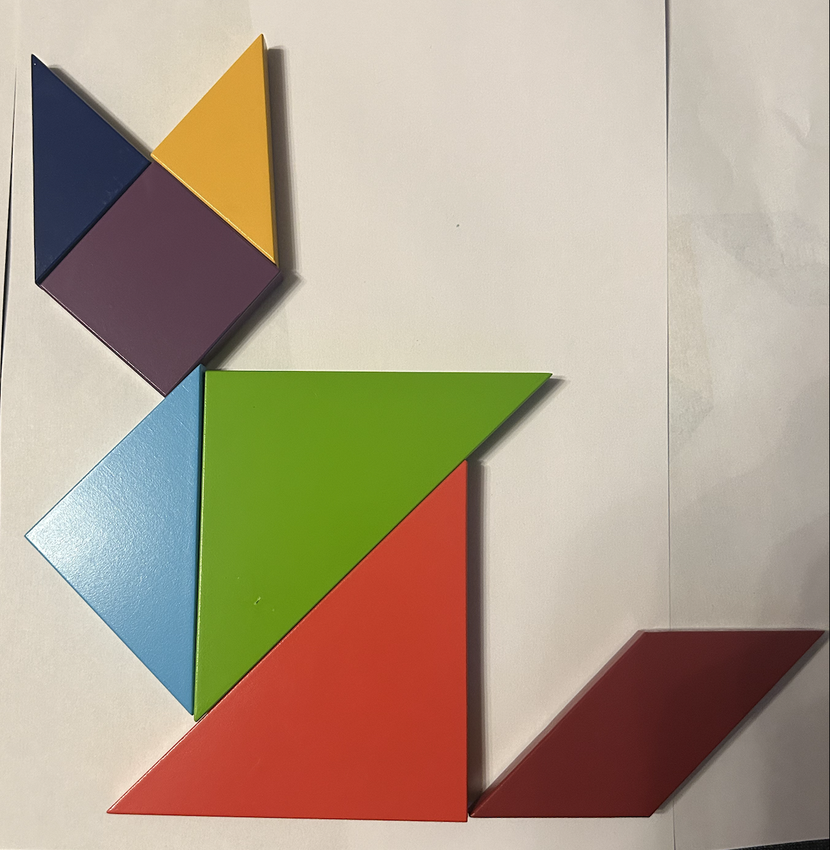
#> input picture tangram2/test_img.png, 830 x 850 px, shrunk from 1262 x 1292 before the run, found by its file name
$ python test.py
#> lines starting #> are read from the running program, lines starting #| are printed output that depends on the picture; after the words box and inside, x2 and y2 are one past the last pixel; in counts of white or black regions, pixels touching at a corner belong together; long printed decimals are rounded
import cv2
import numpy as np


def find_moments(cnts, filename=None, hu_moment=True):
    # Retrieve moments of all shapes identified
    lst_moments = [cv2.moments(c) for c in cnts]

    # Retrieve areas of all shapes
    lst_areas = [i["m00"] for i in lst_moments]

    # Sort the contours by area (ignoring zero areas) and get the second largest
    sorted_idx = lst_areas.index(
        max(lst_areas)
    )  # sorted(range(len(lst_areas)), key=lambda i: lst_areas[i], reverse=True)
    print(sorted_idx)
    # Select the second largest area
    # if len(sorted_idx) < 2:
    #    raise ValueError("Less than two valid contours available.")

    second_largest_idx = sorted_idx  # The second largest contour

    if hu_moment:  # if we want the Hu moments
        HuMo = cv2.HuMoments(lst_moments[second_largest_idx])  # grab Hu moments for the second largest shape
        if filename:
            HuMo = np.append(HuMo, filename)
        return HuMo, cnts[second_largest_idx]

    # If we want to get the moments instead
    Moms = lst_moments[second_largest_idx]
    if filename:
        Moms["target"] = filename
    return Moms, cnts[second_largest_idx]


# Functie om verschil tussen Hu moments te berekenen
def compare_hu_moments(hu1, hu2):
    # Vergelijk de Hu-momenten met de logaritmische schaal
    return np.sum(np.abs(np.log(np.abs(hu1) + 1e-10) - np.log(np.abs(hu2) + 1e-10)))


def detect_imgae():
    # Stap 1: Laad de afbeelding
    image = cv2.imread("test_img.png")
#> image is the input picture: shape (850, 830, 3); mean B, G, R 139.1, 159.6, 175.9
    gray = cv2.cvtColor(image, cv2.COLOR_BGR2GRAY)

    # Stap 2: Schittering maskeren (verwijder heldere gebieden)
    ret, mask = cv2.threshold(gray, 240, 255, cv2.THRESH_TOZERO_INV)

    # Stap 3: Contrast verbeteren met CLAHE
    clahe = cv2.createCLAHE(clipLimit=2.0, tileGridSize=(8, 8))
    enhanced = clahe.apply(mask)
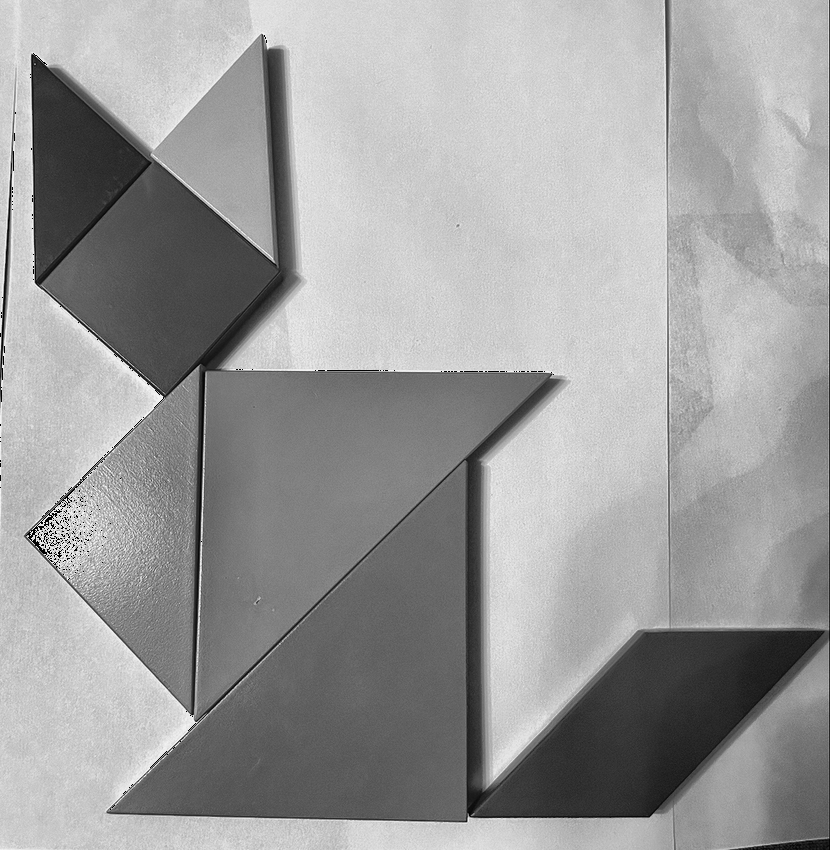
#> enhanced: shape (850, 830); min 1, max 248, mean 156.4

    # Stap 4: Detecteer kleurdrempels (bijvoorbeeld rood)
    hsv = cv2.cvtColor(image, cv2.COLOR_BGR2HSV)
#> hsv: shape (850, 830, 3); mean H, S, V 30.2, 74.3, 182.8
    lower_color = (0, 50, 50)
    upper_color = (10, 255, 255)
    color_mask = cv2.inRange(hsv, lower_color, upper_color)
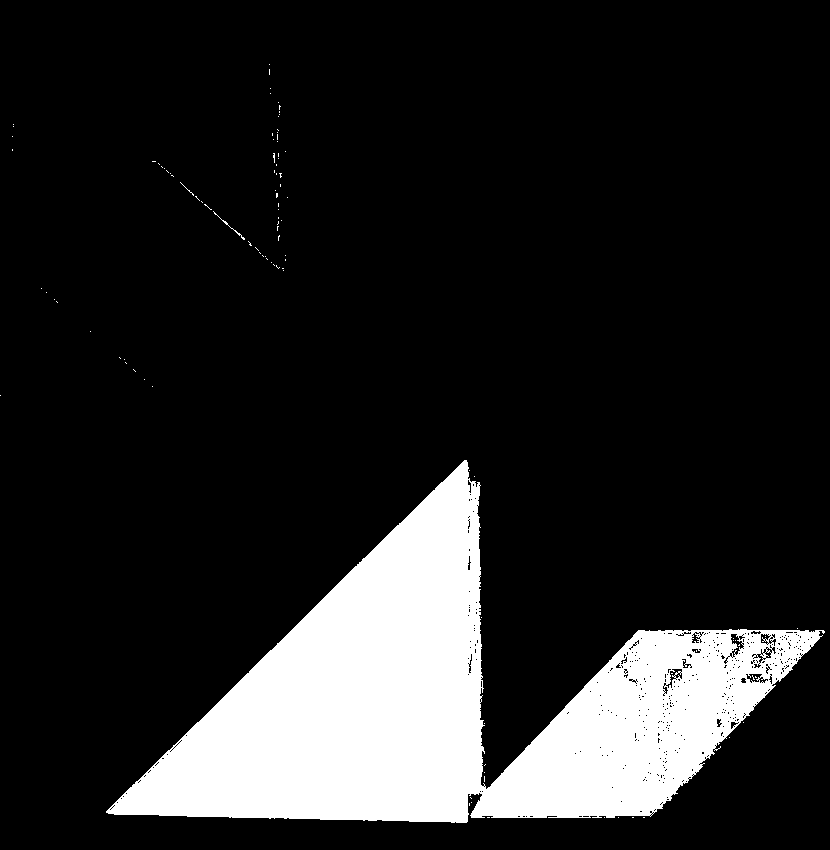
#> color_mask: shape (850, 830); 14.9% white; 103 white regions (101 under 20 px), largest, box (x1, y1, x2, y2) and area: (106, 460, 825, 823) 104761, (213, 211, 245, 240) 53

    # Stap 5: Canny edge detection met morfologische operaties
    edges = cv2.Canny(enhanced, 100, 200)
#> edges: shape (850, 830); 3% white in thin lines or dots
    kernel = cv2.getStructuringElement(cv2.MORPH_RECT, (5, 5))
    morphed_edges = cv2.morphologyEx(edges, cv2.MORPH_CLOSE, kernel)
#> morphed_edges: shape (850, 830); 6.4% white; 32 white regions (21 under 20 px), largest, box (x1, y1, x2, y2) and area: (24, 0, 830, 850) 42464, (0, 68, 17, 529) 1862, (691, 387, 714, 417) 116

    # Stap 6: Hooglichten en glansplekken handmatig maskeren
    ret, highlight_mask = cv2.threshold(gray, 230, 255, cv2.THRESH_BINARY)
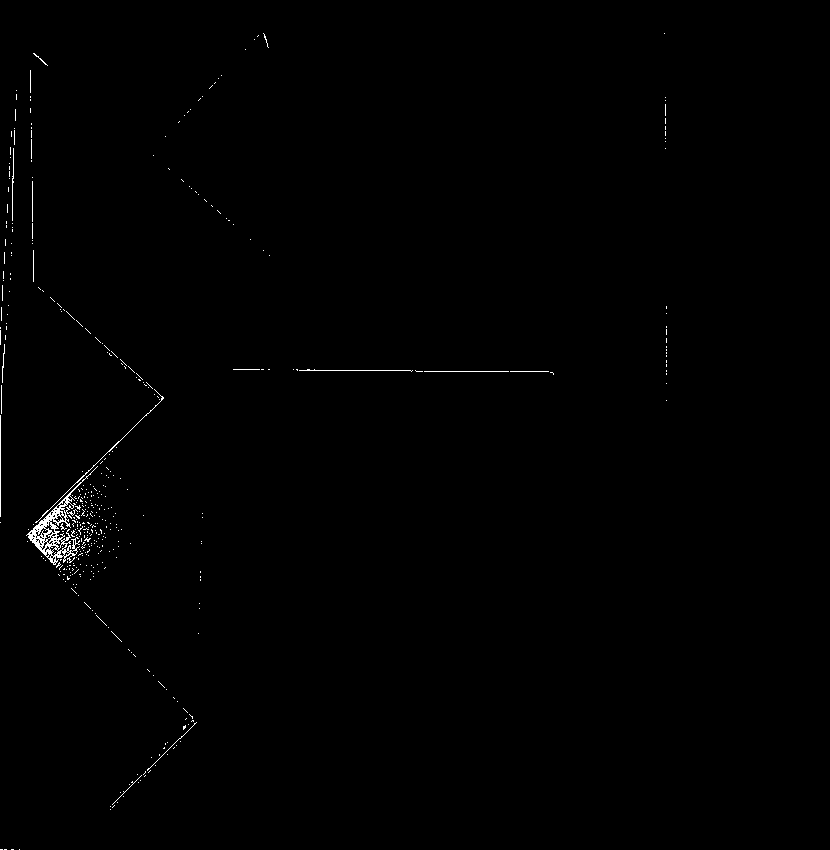
#> highlight_mask: shape (850, 830); 0.46% white in thin lines or dots, all inside (x1, y1, x2, y2) = (0, 33, 667, 850)
    cleaned_image = cv2.bitwise_and(enhanced, enhanced, mask=cv2.bitwise_not(highlight_mask))

    # Stap 7: Vind contouren van het resultaat
    contours, _ = cv2.findContours(morphed_edges, cv2.RETR_EXTERNAL, cv2.CHAIN_APPROX_SIMPLE)
#> contours = 23 contours, 14 with area under 20; largest, box (x1, y1, x2, y2) and area: (24, 0, 830, 850) 275918, (0, 68, 17, 529) 1393, (691, 387, 714, 417) 66, (680, 238, 692, 251) 63, (765, 210, 775, 228) 37
    min_area = 100  # Example threshold
    filtered_contours = [cnt for cnt in contours if cv2.contourArea(cnt) > min_area]
#> filtered_contours = 2 contours; box (x1, y1, x2, y2) and area: (24, 0, 830, 850) 275918, (0, 68, 17, 529) 1393

    moms, cnt = find_moments(filtered_contours)
#> in find_moments, `lst_moments = [cv2.moments(c) for c in cnts]`: lst_moments = 2 items
#> in find_moments, `lst_areas = [i["m00"] for i in lst_moments]`: lst_areas = [1393, 275918.5]
#> in find_moments, `sorted_idx = lst_areas.index( max(lst_areas) )`: sorted_idx = 1
#| 1
#> in find_moments, `HuMo = cv2.HuMoments(lst_moments[second_largest_idx])`: HuMo = [0.272, 0.0207, 0.00589, 0.000653, -1.27e-06, -9.22e-05, 1.9e-07]
#> moms has the same summary as HuMo in find_moments; cnt = contour of 957 points, box (x1, y1, x2, y2) (24, 0, 830, 850), area 275918
    print(moms)
#| [[ 2.71787246e-01]
#|  [ 2.06559186e-02]
#|  [ 5.89207610e-03]
#|  [ 6.53413368e-04]
#|  [-1.26793986e-06]
#|  [-9.22208947e-05]
#|  [ 1.89909836e-07]]
    for i, cnt in enumerate([cnt]):
        x, y = cnt[0, 0]
        moments = cv2.moments(cnt)
        hm = cv2.HuMoments(moments)
        cv2.drawContours(image, [cnt], -1, (0, 255, 255), 3)
        cv2.putText(image, f"Contour {i+1}", (x, y), cv2.FONT_HERSHEY_SIMPLEX, 0.6, (255, 255, 0), 2)
#> this loop made 1 pass
#> (x, y) on pass 1: (664, 0)
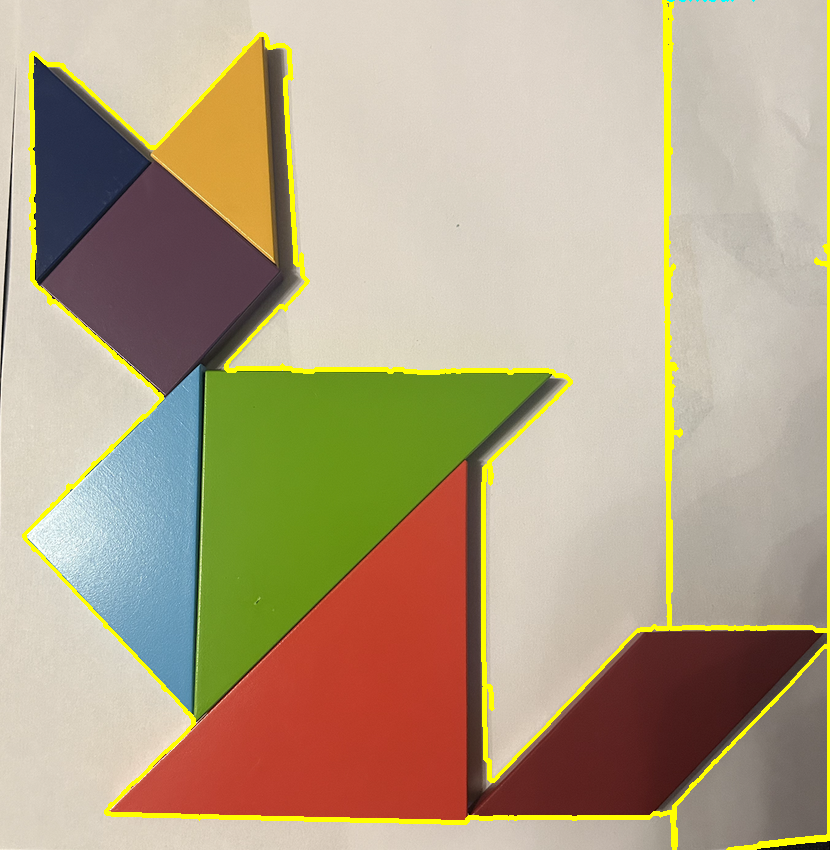
#> image: shape (850, 830, 3); 3.53% of pixels changed, all inside (x1, y1, x2, y2) = (22, 0, 830, 850)

    # Stap 9: Toon het resultaat
    cv2.imshow("Contours", image)
    cv2.imshow("thresh", ret)

    return moms


def detect_imgae2():
    # Stap 1: Laad de afbeelding
    image = cv2.imread("test.png")
    gray = cv2.cvtColor(image, cv2.COLOR_BGR2GRAY)

    # Stap 2: Schittering maskeren (verwijder heldere gebieden)
    ret, mask = cv2.threshold(gray, 240, 255, cv2.THRESH_TOZERO_INV)

    # Stap 3: Contrast verbeteren met CLAHE
    clahe = cv2.createCLAHE(clipLimit=2.0, tileGridSize=(8, 8))
    enhanced = clahe.apply(mask)

    # Stap 4: Detecteer kleurdrempels (bijvoorbeeld rood)
    hsv = cv2.cvtColor(image, cv2.COLOR_BGR2HSV)
    lower_color = (0, 50, 50)
    upper_color = (10, 255, 255)
    color_mask = cv2.inRange(hsv, lower_color, upper_color)

    # Stap 5: Canny edge detection met morfologische operaties
    edges = cv2.Canny(enhanced, 100, 200)
    kernel = cv2.getStructuringElement(cv2.MORPH_RECT, (5, 5))
    morphed_edges = cv2.morphologyEx(edges, cv2.MORPH_CLOSE, kernel)

    # Stap 6: Hooglichten en glansplekken handmatig maskeren
    ret, highlight_mask = cv2.threshold(gray, 230, 255, cv2.THRESH_BINARY)
    cleaned_image = cv2.bitwise_and(enhanced, enhanced, mask=cv2.bitwise_not(highlight_mask))

    # Stap 7: Vind contouren van het resultaat
    contours, _ = cv2.findContours(morphed_edges, cv2.RETR_EXTERNAL, cv2.CHAIN_APPROX_SIMPLE)
    min_area = 100  # Example threshold
    filtered_contours = [cnt for cnt in contours if cv2.contourArea(cnt) > min_area]

    moms, cnt = find_moments(filtered_contours)

    print(moms)
    for i, cnt in enumerate([cnt]):
        x, y = cnt[0, 0]
        moments = cv2.moments(cnt)
        hm = cv2.HuMoments(moments)
        cv2.drawContours(image, [cnt], -1, (0, 255, 255), 3)
        cv2.putText(image, f"Contour {i+1}", (x, y), cv2.FONT_HERSHEY_SIMPLEX, 0.6, (255, 255, 0), 2)

    # Stap 9: Toon het resultaat
    cv2.imshow("Contours2", image)
    cv2.imshow("thresh2", ret)

    return moms


hu1 = detect_imgae()
#> hu1 has the same summary as HuMo in find_moments
hu2 = detect_imgae2()
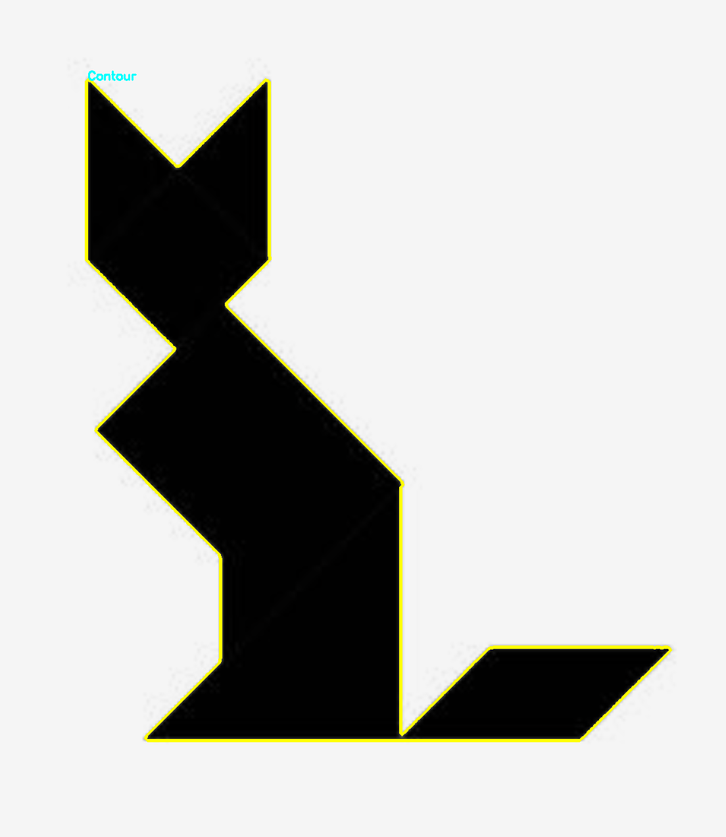
#> input picture tangram2/test.png, 726 x 837 px, shrunk from 1104 x 1272 before the run, found by its file name
#> in detect_imgae2, image is the input picture: shape (837, 726, 3); mean B, G, R 190.5, 193.6, 193.5
#> in detect_imgae2, `hsv = cv2.cvtColor(image, cv2.COLOR_BGR2HSV)`: hsv: shape (837, 726, 3); mean H, S, V 1.9, 4.9, 193.7
#> in detect_imgae2, `color_mask = cv2.inRange(hsv, lower_color, upper_color)`: color_mask: shape (837, 726); every value is 0
#> in detect_imgae2, `edges = cv2.Canny(enhanced, 100, 200)`: edges: shape (837, 726); 1.4% white in thin lines or dots, all inside (x1, y1, x2, y2) = (67, 58, 677, 744)
#> in detect_imgae2, `kernel = cv2.getStructuringElement(cv2.MORPH_RECT, (5, 5))`: kernel = [[1, 1, 1, 1, 1], [1, 1, 1, 1, 1], [1, 1, 1, 1, 1], [1, 1, 1, 1, 1], [1, 1, 1, 1, 1]]
#> in detect_imgae2, `morphed_edges = cv2.morphologyEx(edges, cv2.MORPH_CLOSE, kernel)`: morphed_edges: shape (837, 726); 3.7% white; 43 white regions (34 under 20 px), largest, box (x1, y1, x2, y2) and area: (80, 58, 677, 744) 22133, (128, 321, 137, 337) 53, (105, 301, 111, 312) 44
#> in detect_imgae2, `ret, highlight_mask = cv2.threshold(gray, 230, 255, cv2.THRESH_BINARY)`: highlight_mask: shape (837, 726); 77.2% white; 17 black regions (15 under 20 px)
#> in detect_imgae2, `cleaned_image = cv2.bitwise_and(enhanced, enhanced, mask=cv2.bitwise_n..`:
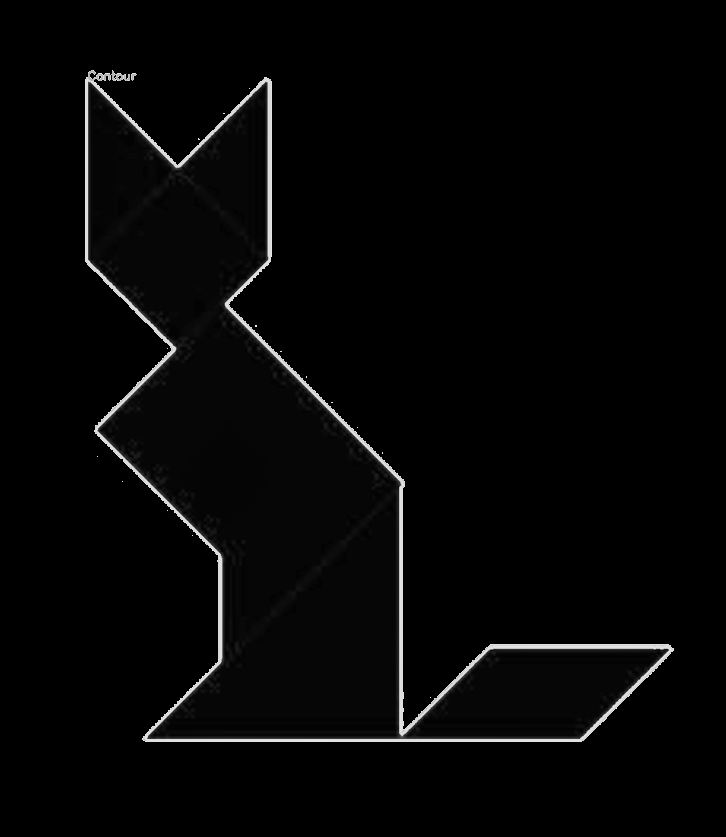
#> cleaned_image: shape (837, 726); min 0, max 231, mean 5.5
#> in detect_imgae2, `contours, _ = cv2.findContours(morphed_edges, cv2.RETR_EXTERNAL, cv2.C..`: contours = 43 contours, 39 with area under 20; largest, box (x1, y1, x2, y2) and area: (80, 58, 677, 744) 148584, (128, 321, 137, 337) 32, (105, 301, 111, 312) 30, (93, 302, 101, 312) 22
#> in detect_imgae2, `filtered_contours = [cnt for cnt in contours if cv2.contourArea(cnt) >..`: filtered_contours = 1 contour; box (x1, y1, x2, y2) and area: (80, 58, 677, 744) 148584
#| 0
#> in detect_imgae2, `moms, cnt = find_moments(filtered_contours)`: moms = [0.361, 0.0672, 0.0136, 0.00122, -4.79e-06, -0.000265, -1.23e-06]; cnt = contour of 1151 points, box (x1, y1, x2, y2) (80, 58, 677, 744), area 148584
#| [[ 3.60628269e-01]
#|  [ 6.71996583e-02]
#|  [ 1.35688626e-02]
#|  [ 1.21722707e-03]
#|  [-4.79137546e-06]
#|  [-2.64823671e-04]
#|  [-1.23048331e-06]]
#> the loop in detect_imgae2, `for i, cnt in enumerate([cnt]):` made 1 pass
#> (x, y) on pass 1: (83, 58)
#> after the loop in detect_imgae2, `for i, cnt in enumerate([cnt]):`:
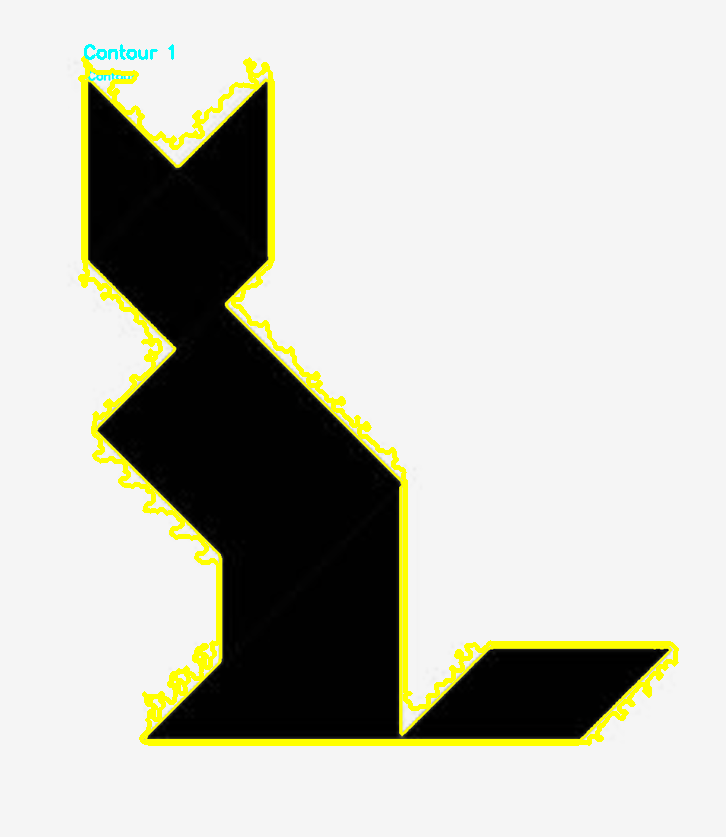
#> image: shape (837, 726, 3); 2.85% of pixels changed, all inside (x1, y1, x2, y2) = (78, 44, 679, 746)
#> hu2 has the same summary as moms in detect_imgae2
hu_difference = compare_hu_moments(hu1, hu2)
#> hu_difference = 7.17
print(f"Het verschil tussen de Hu momenten van de twee tangrams is: {hu_difference}")
#| Het verschil tussen de Hu momenten van de twee tangrams is: 7.171


cv2.waitKey(0)
cv2.destroyAllWindows()
